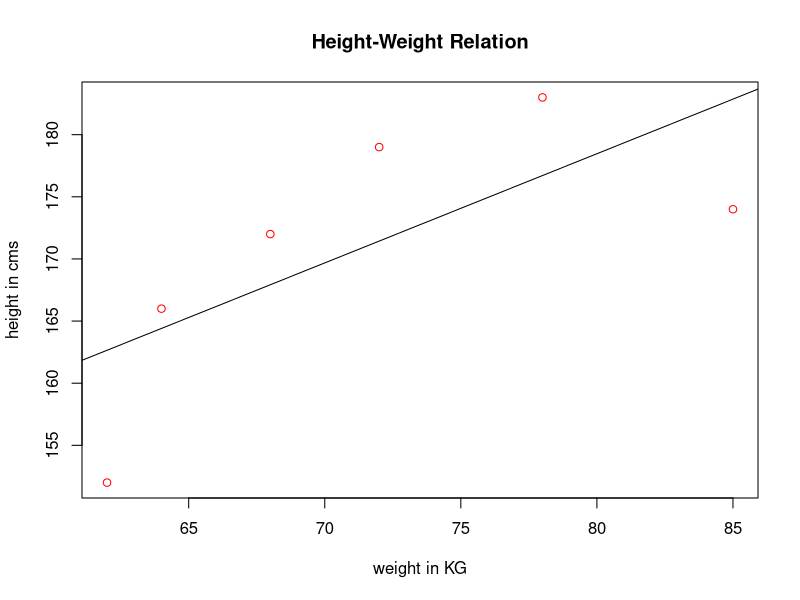

Write the R code that produced this figure.
# This example code is to predict the weight of the person when height is known

height <- c(152, 166, 174, 179, 183, 172)
weight <- c(62, 64, 85, 72, 78, 68)

# create relationship between height and weight
relation <- lm(weight~height)

print(summary(relation))

# New data for which the weight is to be predicted
height_a <- data.frame(height=166)

# Prediction for the new data
result <- predict(relation, height_a)

# Prints the weight of the new person
print(result)

# Plotting the relation b/w height and weight
png('height_weight.jpg')
plot(weight, height, col='red', main='Height-Weight Relation', abline(lm(height~weight)), xlab='weight in KG', ylab='height in cms')
dev.off()
